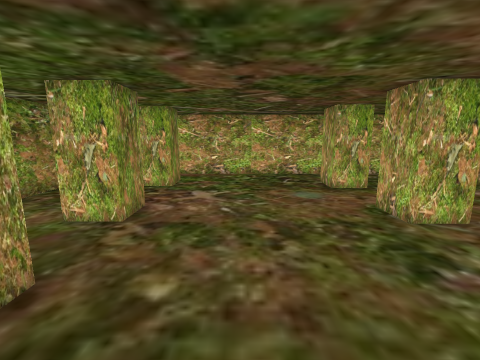
View 1 (above)

18 first-person views from a walk through a Godot game level. The camera is 1.4 m above the floor, tilts 10° down and sees 90° across. The floor is counted in squares, 0.5 m on a side. Each view is taken from the middle of a square. On the plan, view 1 faces up. The plan holds only what a view shows up to about 18 squares ahead; the rest is blank. The place goes on beyond the plan. Characters and animated objects are left out.

View 2
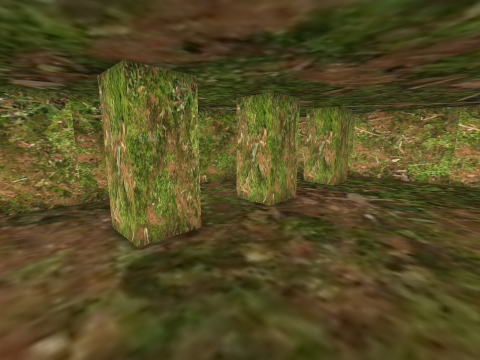

View 3
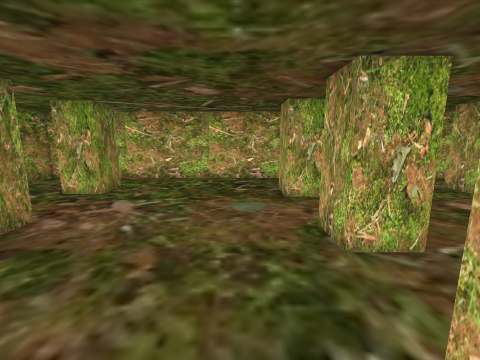

View 4
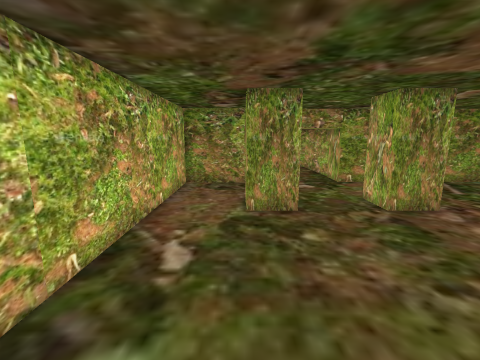

View 5
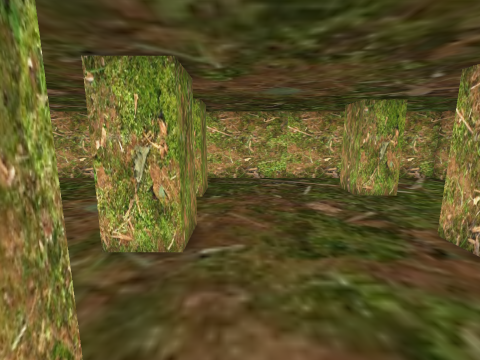

View 6
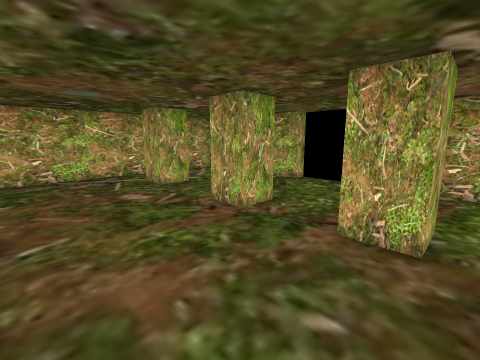

View 7
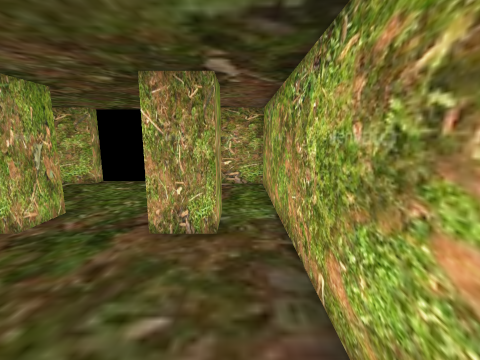

View 8
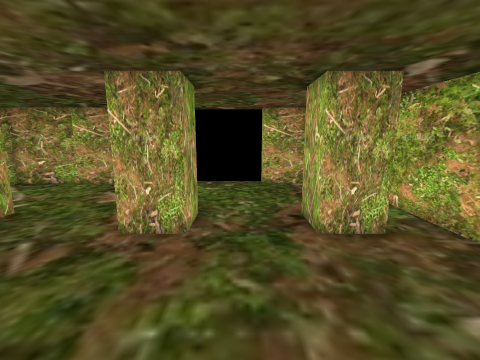

View 9
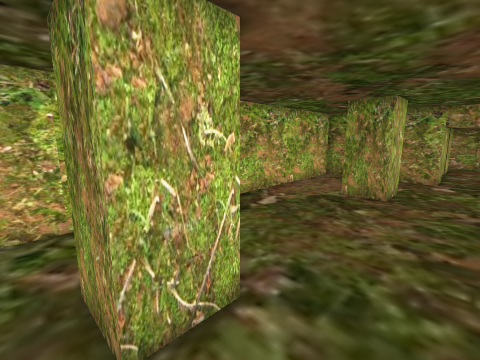

View 10
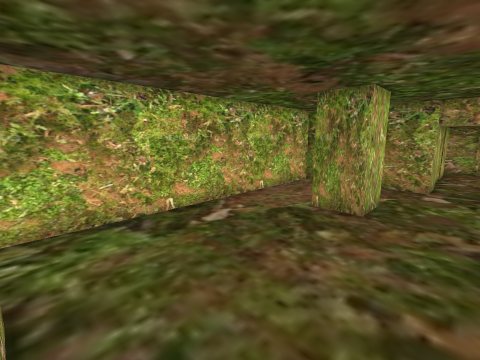

View 11
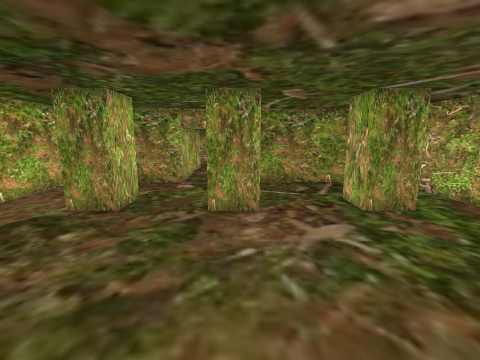

View 12
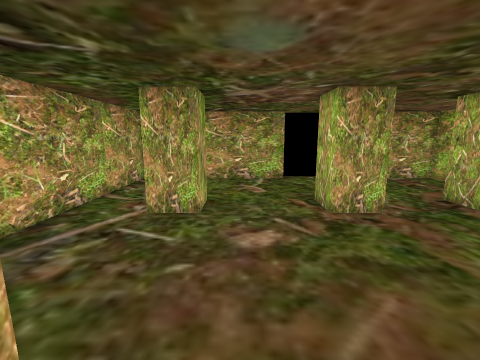

View 13
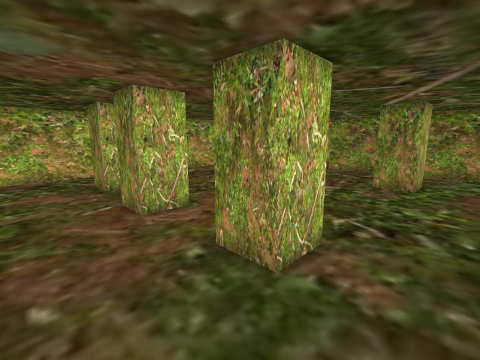

View 14
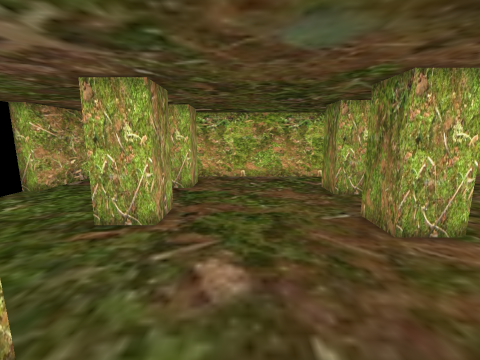

View 15
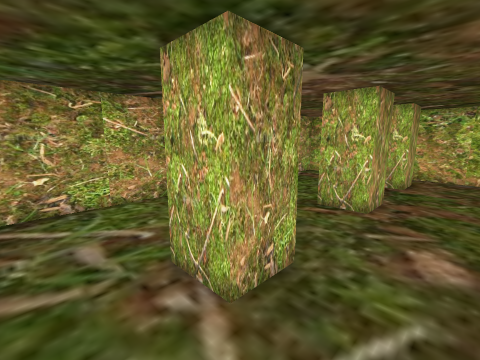

View 16
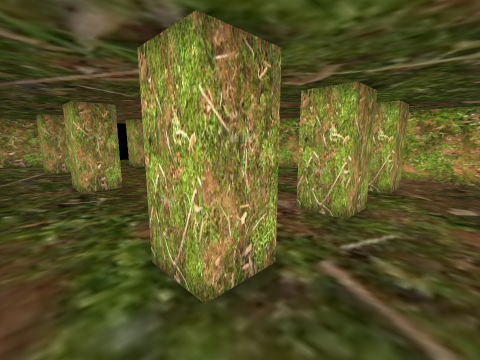

View 17
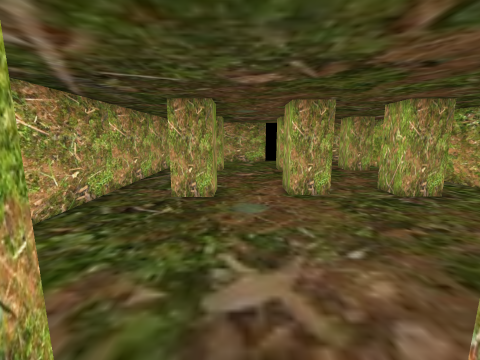

View 18
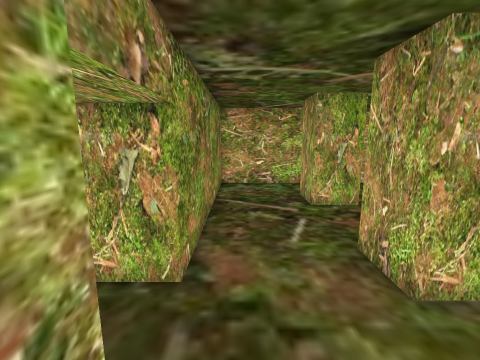

### Floor plan
Ten units are one square. View 1 is at (0, 0); x grows to the right and y downward. Boxes are objects, and circles mark ways between rooms. Rooms are numbered by the first view taken in them; rooms with no view inside come last. Other rooms are left out.
<svg viewBox="-130 -192 371 211">
<path fill="none" stroke="#000" d="M-40 -98 -40 -78 -60 -78 -60 -98 -40 -98M-40 -43 -40 -23 -60 -23 -60 -43 -40 -43M-40 -138 -60 -138 -60 -158 -40 -158 -40 -138M-99 -54 -99 14 46 14M76 -76 56 -76 56 -96 76 -96M53 -22 53 -43 73 -43M73 -133 53 -133 53 -153M45 -187 -102 -187 -102 -56M168 -66 147 -66 147 -86 168 -86M168 -135 147 -135 147 -155 168 -155M76 -96 76 -76M73 -43 73 -22M168 -7 147 -7 147 -27 167 -27M236 -89 226 -89 226 -187 45 -187M53 -153 73 -153 73 -133M46 14 226 14 226 -36 235 -36M-101 -83 -125 -83M-120 -54 -99 -54"/>
<circle cx="40" cy="-170" r="3" fill="#2a7"/>
<circle cx="45" cy="-5" r="3" fill="#2a7"/>
<circle cx="65" cy="-115" r="3" fill="#2a7"/>
<circle cx="65" cy="-60" r="3" fill="#2a7"/>
<text x="-20" y="-90">1</text>
<text x="140" y="-90">2</text>
<text x="-110" y="-70">3</text>
</svg>
Room 1 opens to room 2.

Where each view was taken, in squares from view 1:
view 1: 0 up, 0 right, facing up
view 2: 0 up, 2 right, facing up-left
view 3: 2 up, 3 right, facing up
view 4: 2 up, 5 right, facing left
view 5: 2 up, 9 right, facing up
view 6: 0 up, 8 right, facing up-right
view 7: 0 up, 8 right, facing right
view 8: 5 up, 8 right, facing right
view 9: 7 up, 8 right, facing down-left
view 10: 7 up, 5 right, facing down-left
view 11: 9 up, 5 right, facing left
view 12: 12 up, 6 right, facing right
view 13: 18 up, 11 right, facing down-left
view 14: 16 up, 12 right, facing down
view 15: 18 up, 12 right, facing down-right
view 16: 18 up, 9 left, facing down-right
view 17: 12 up, 6 left, facing right
view 18: 4 up, 9 left, facing up
